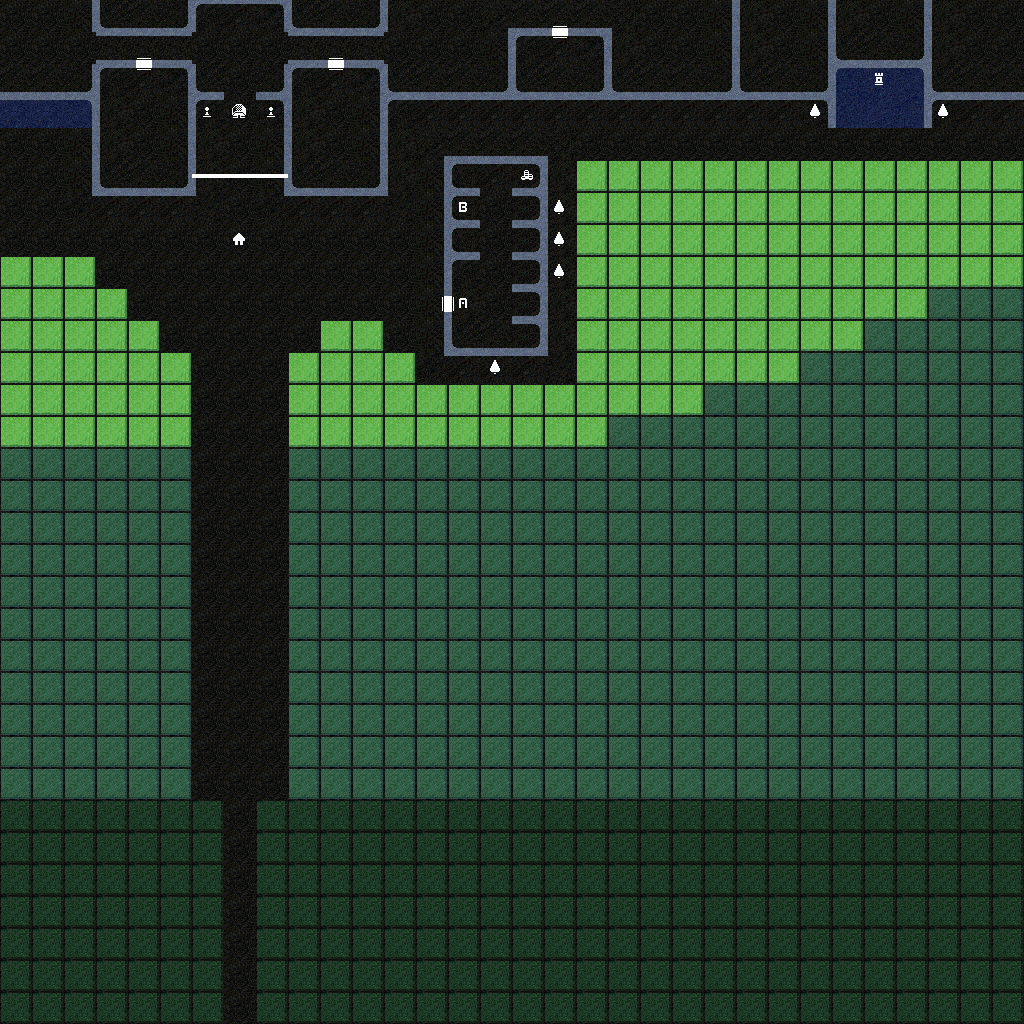

This game map was drawn from its Tiled (.tmx) file and the tilesets committed beside it. A one-line description and the trimmed map source follow:
An orthogonal 32x32 tile map with 32x32 px tiles, 3 tile layers (Root, Extra, Extended), 3 tilesets.

<map version="1.9" tiledversion="1.9.2" orientation="orthogonal" renderorder="right-down" width="32" height="32" tilewidth="32" tileheight="32" infinite="0" nextlayerid="4" nextobjectid="1">
 <editorsettings>
  <export target="../../rhysh/data/features/Origin.json" format="json" />
 </editorsettings>
 <properties>
  <property name="Biome-D" value="LightForest" />
  <property name="Biome-E" value="Garden" />
  <property name="Biome-F" value="DarkWood" />
  <property name="Coins" value="Treasure:small" />
  <property name="Event-A" value="EventTrigger:town-stables-first" />
  <property name="Event-B" value="EventTrigger:town-stables-scene" />
  <property name="FeatureName" value="Origin" />
  <property name="FeatureType" value="PrefabChunk" />
  <property name="Home" value="OriginPoint" />
  <property name="Statue-A" value="Statue:town-entrance" />
  <property name="Statue-B" value="Statue:town-fountain" />
  <property name="Town" value="ReturnToTown" />
  <property name="Tree-A" value="Tree:random" />
 </properties>
 <tileset firstgid="1" source="../rhysh-tilemap.tsx" />
 <tileset firstgid="257" source="../rhysh-extra.tsx" />
 <tileset firstgid="513" source="../rhysh-extended.tsx" />
 <layer id="1" name="Root" width="32" height="32" locked="1">
  <data>[1024 cells, 1024 non-empty, 25 distinct tile ids]</data>
 </layer>
 <layer id="2" name="Extra" width="32" height="32" locked="1">
  <data>[1024 cells, 11 non-empty, 5 distinct tile ids]</data>
 </layer>
 <layer id="3" name="Extended" width="32" height="32" locked="1">
  <data>[1024 cells, 14 non-empty, 8 distinct tile ids]</data>
 </layer>
</map>
